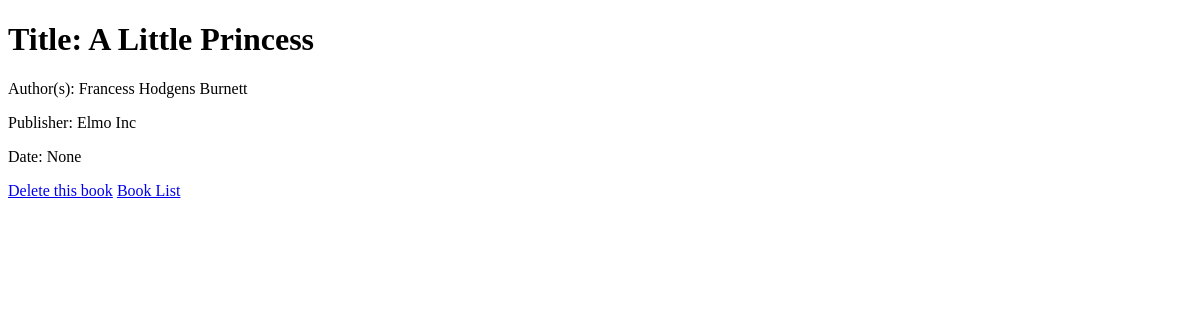
The app's page /books/2/, older data.
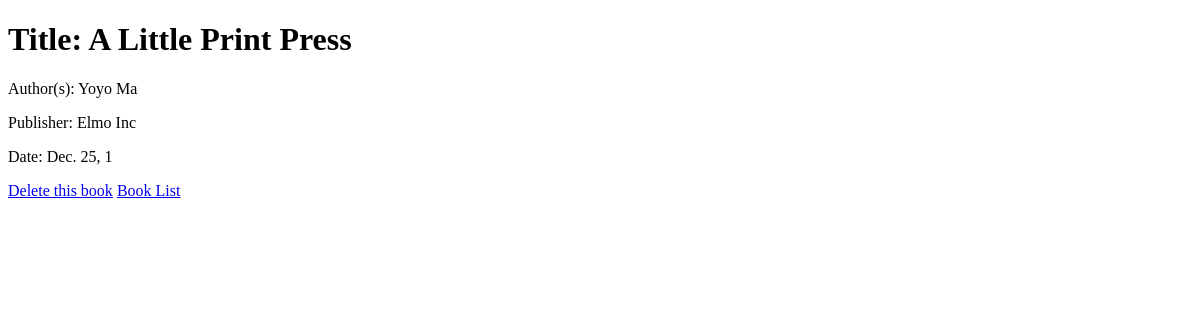
The same page, newer data.
### my_books/models.py (models this page shows, shortened)
class Book(models.Model):
    title = models.CharField(max_length=100)
    author = models.ManyToManyField('Author')  # one or more authors per book
    publisher = models.ForeignKey('Publisher', null=True)  # allows for unknown publisher
    date = models.DateField(blank=True, null=True)  # allows for unknown publishing date
    users_who_favorite = models.ManyToManyField(settings.AUTH_USER_MODEL, related_name = 'fav_books')
    tags = models.ManyToManyField('Tag',related_name = 'tagged_books', blank = True)

class Author(models.Model):
    name = models.CharField(max_length=100)
    def __str__(self):
        return self.name

class Publisher(models.Model):
    name = models.CharField(max_length=100)
    address = models.CharField(max_length=50, blank=True)
    city = models.CharField(max_length=60, blank=True)
    state_province = models.CharField(max_length=30, blank=True)
    country = models.CharField(max_length=50, blank=True)
    def __str__(self):
        return self.name

### my_books/views.py (the view)
# urls.py: url(r'^(?P<pk>\d+)/$', views.BooksDetailView.as_view(), name='detail'),
class BooksDetailView(DetailView):
    model = Book

### my_books/templates/my_books/book_detail.html
{% extends 'my_books/base.html' %}
{% block content %}
<h1>Title: {{ object.title }}</h1>
<p>Author(s): {% for author in object.author.all %}
             {{ author }}{% if not forloop.last %},{% endif %}
          {% endfor %}</p>
<p>Publisher: {{ object.publisher }}</p>
<p>Date: {{ object.date }}</p>
<a href="{% url 'books:delete' book.pk %}">Delete this book</a>
<a href="{% url 'books:list' %}">Book List</a>
{% endblock %}

Row changes from the older to the newer data that the page shows:
no longer on this page (row unchanged): Author: name "Francess Hodgens Burnett"
changed Book "Elmo Inc": title "A Little Princess" → "A Little Print Press"; date "None" → "Dec. 25, 1"
now on this page (row unchanged): Author: name "Yoyo Ma"
